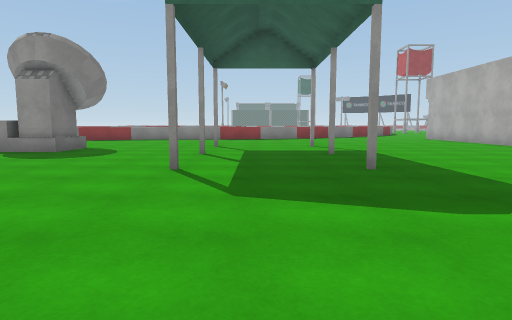
view 1 (above)

21 first-person views from a walk through a scene from a Unity 3-D project. The camera is 1.2 m above the floor, tilts 6° down and sees 75° across. The floor is counted in squares, 2 m on a side. Each view is taken from the middle of a square. On the plan, view 1 faces up. The plan holds only what a view shows up to about 10 squares ahead; the rest is blank. The place goes on beyond the plan. Some surface patterns are stand-ins.

view 2
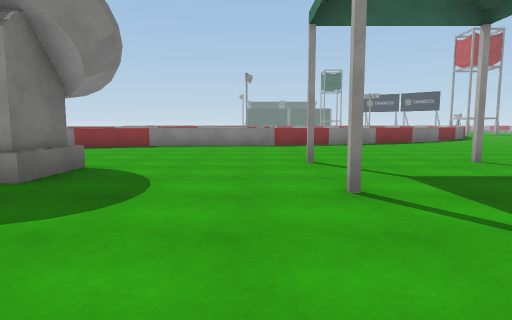

view 3
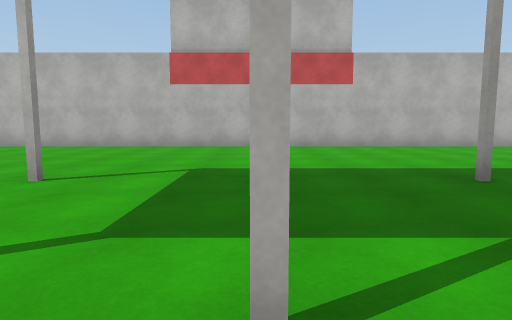

view 4
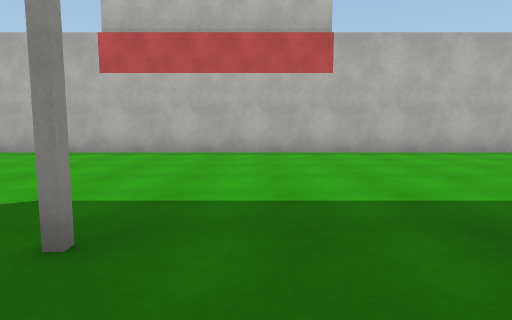

view 5
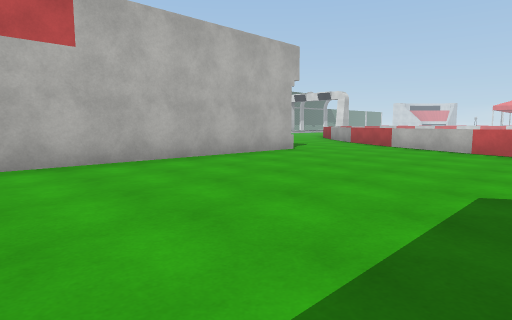

view 6
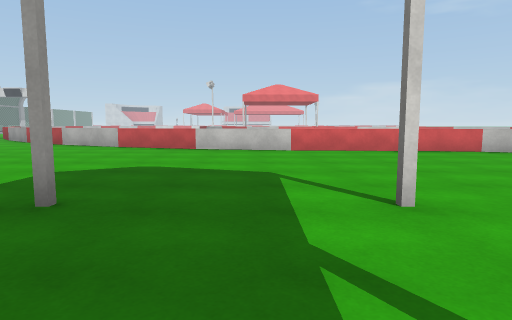

view 7
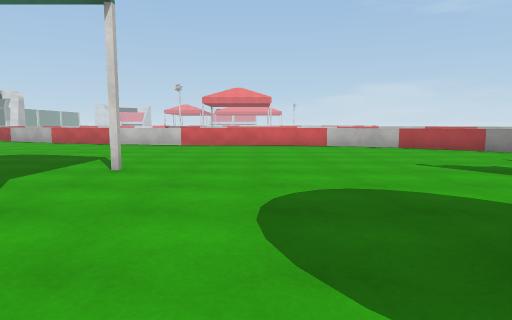

view 8
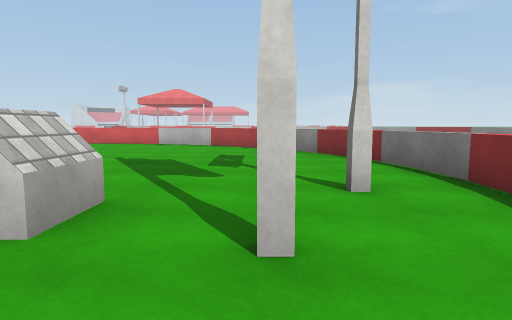

view 9
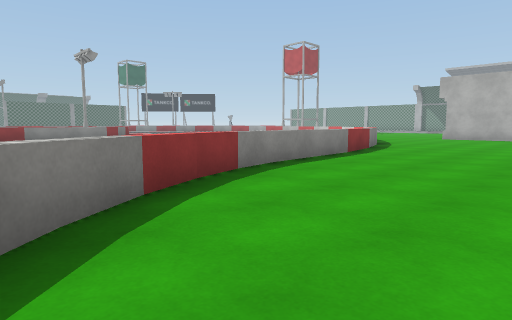

view 10
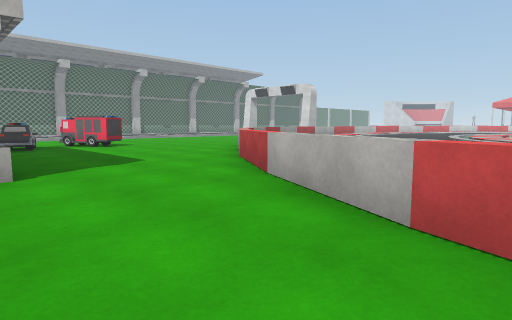

view 11
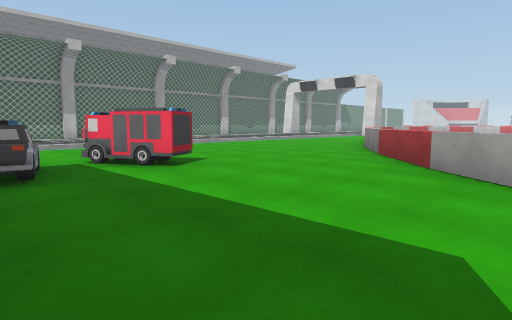

view 12
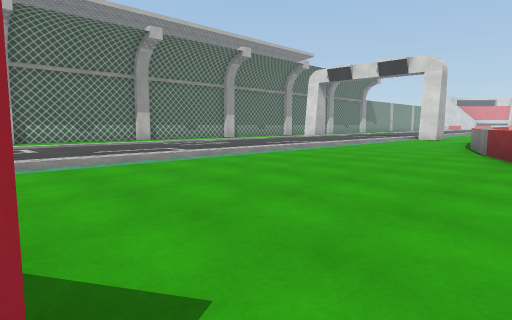

view 13
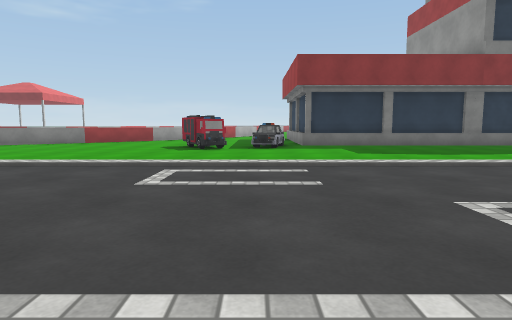

view 14
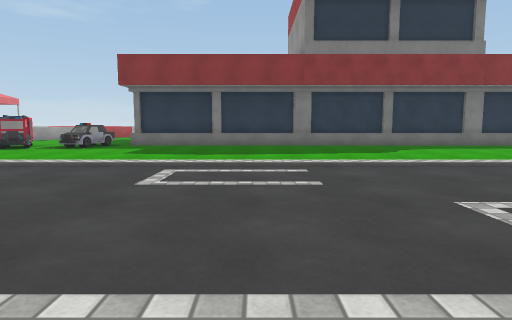

view 15
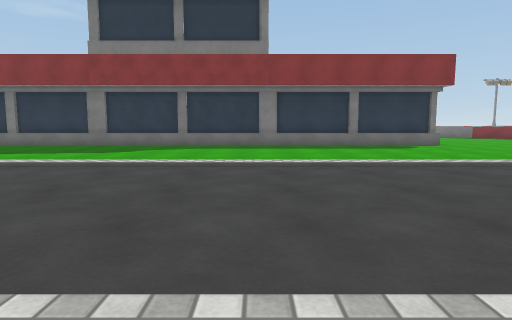

view 16
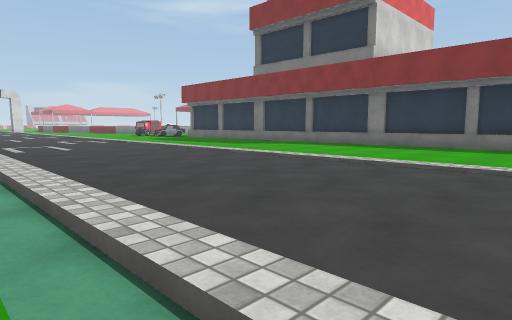

view 17
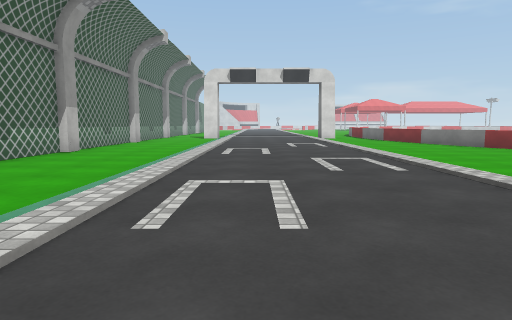

view 18
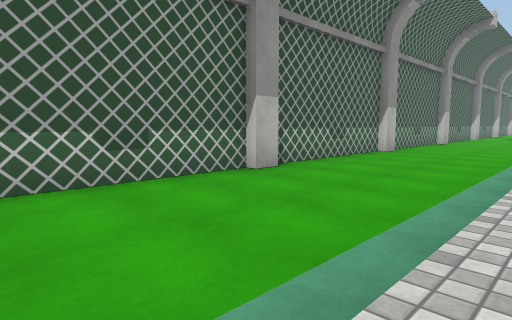

view 19
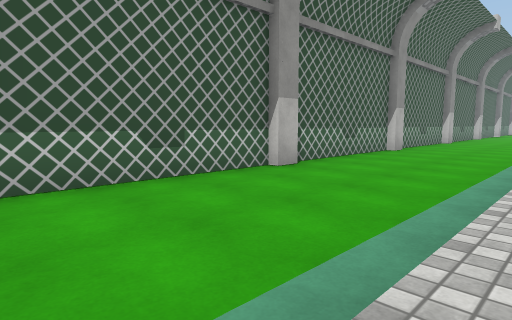

view 20
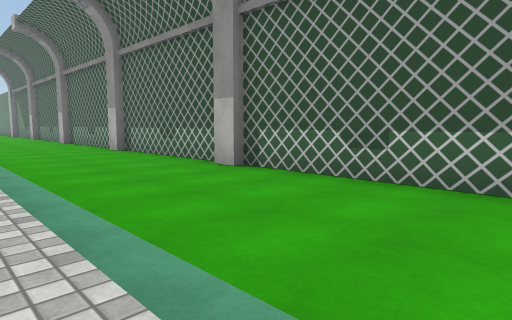

view 21
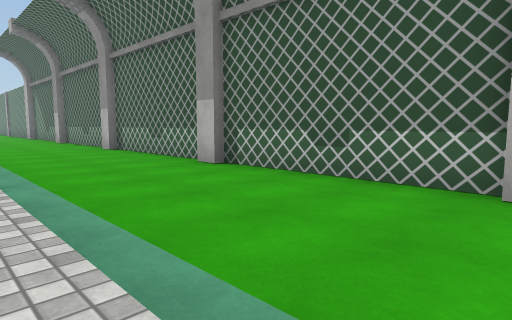

### Floor plan
Key: @ floor where view 1 was taken; # wall or solid block; x gap in a wall; . floor; = window, fence, low wall or low ledge; ^ raised ledge; O other object.
Columns run from 10 left of view 1 to 25 right of it. Each row starts with its distance up from view 1.
 14      .x^=^^==... .#   #.... .......#
 13    =^==...........#   #............#
 12   ==..............#   #............#
 11    ...............#   #............#
 10   ................#   #............#
  9  ........#..#.....#   #............#
  8 ^.#.OO............#   #............#
  7 =O.......#..#.....#   #............#
  6 =.................#   #............#
  5 ^........#..#.....#   #............#
  4 ^.................#   #............#
  3 ==................#   #............#
  2  =................#   #............#
  1   ==..............#   #............#
  0    =^=....@.......#   #............#
 -1      ==^=^^==.........#............#
 -2             ===........O...........#
 -3                ==......OO..........#
 -4                 ===....O...........#
 -5                   ==...............#
 -6                    ==..............#
 -7                     ==.............#
 -8                      =.............#
 -9                       =............#
-10                       ==...........#
-11                        ^...........#
-12                        ==..........#
-13                         =...     ..#

Positions as (right, up) in squares from view 1, and headings:
1: (0, 0), facing up
2: (-2, 4), facing up
3: (-2, 7), facing right
4: (0, 6), facing right
5: (2, 6), facing down-right
6: (0, 7), facing down
7: (-3, 9), facing down
8: (-8, 10), facing down
9: (-8, 10), facing up-right
10: (3, 0), facing down-right
11: (8, -1), facing down-right
12: (12, -4), facing down-right
13: (22, -2), facing left
14: (22, 3), facing left
15: (22, 9), facing left
16: (22, 14), facing down-left
17: (20, -2), facing down
18: (21, -2), facing down-right
19: (21, 3), facing down-right
20: (21, -1), facing up-right
21: (21, 3), facing up-right
